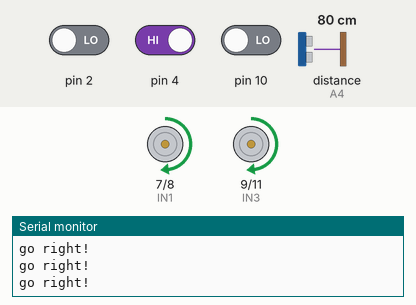
Recording of a sketch running on a simulated Arduino Uno, built with avr-gcc and run on an emulated ATmega328P. Shown: motor-driver pin pairs drawn as motors (green arrow = first pin HIGH = forward, orange = second pin HIGH = backward, longer = more drive, scaled by the enable pin), the last lines printed to the serial monitor. The test bench sets the inputs (shaded band); at power-on: distance to the obstacle (sensor on A4) 80 cm, pin 4 HIGH, pin 10 LOW, pin 2 LOW. The echo pulse lasts 58.3 µs per cm.

Above: at 1.2 s.
1.3 s: distance to the obstacle (sensor on A4) set to 18 cm
2.8 s: distance to the obstacle (sensor on A4) set to 14 cm
At 3.2 s:
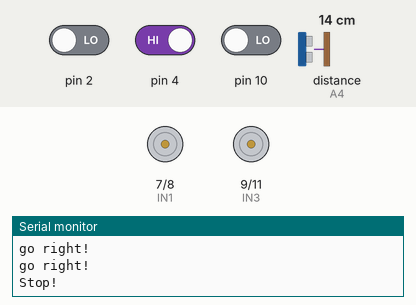
At 5.0 s:
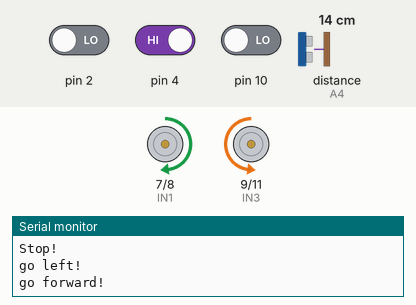
5.8 s: pin 4 driven LOW
7.4 s: pin 4 driven HIGH
At 8.5 s:
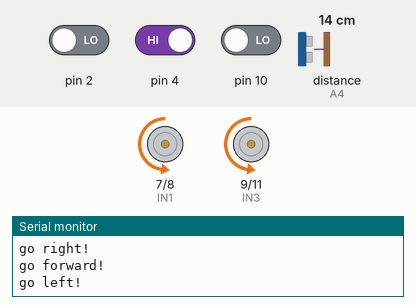
10.4 s: pin 4 driven LOW and pin 10 driven HIGH
13.4 s: pin 4 driven HIGH
Timing chart, 0 to 17.4 s (numbered marks = the images above; inputs shaded):
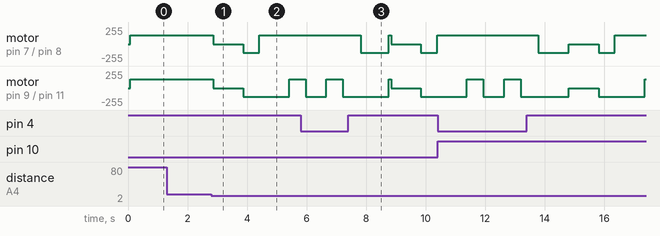

Measured:
- the behaviour switches between 16 and 15 cm on distance to the obstacle (sensor on A4) (found by bisection; images 0 and 1)
- after the input at 2.8 s, motor on pin 7 (IN1) / pin 8 (IN2): forward 130/255 → stopped after 0.06 s, → backward 130/255 1.0 s later, → forward 130/255 0.55 s later; motor on pin 9 (IN3) / pin 11 (IN4): forward 130/255 → stopped after 0.06 s, → backward 130/255 1.0 s later, → forward 130/255 1.6 s later

The sketch:

RobotCarMovment.ino
```cpp
#include<NewPing.h>

#define LT_R !digitalRead(10)
#define LT_M !digitalRead(4)
#define LT_L !digitalRead(2)

#define ENB 5
#define IN1 7
#define IN2 8
#define IN3 9
#define IN4 11
#define ENA 6

#define trigPin A5
#define echoPin A4

#define maxdistance 100
#define carSpeed 130


NewPing sonar(trigPin, echoPin, maxdistance);

void forward() {
  analogWrite(ENA, carSpeed);
  analogWrite(ENB, carSpeed);
  digitalWrite(IN1, HIGH);
  digitalWrite(IN2, LOW);
  digitalWrite(IN3, LOW);
  digitalWrite(IN4, HIGH);
  Serial.println("go forward!");
}

void back() {
  analogWrite(ENA, carSpeed);
  analogWrite(ENB, carSpeed);
  digitalWrite(IN1, LOW);
  digitalWrite(IN2, HIGH);
  digitalWrite(IN3, HIGH);
  digitalWrite(IN4, LOW);
  Serial.println("go back!");
}

void left() {
  analogWrite(ENA, carSpeed);
  analogWrite(ENB, carSpeed);
  digitalWrite(IN1, LOW);
  digitalWrite(IN2, HIGH);
  digitalWrite(IN3, LOW);
  digitalWrite(IN4, HIGH);
  Serial.println("go left!");
}

void right() {
  analogWrite(ENA, carSpeed);
  analogWrite(ENB, carSpeed);
  digitalWrite(IN1, HIGH);
  digitalWrite(IN2, LOW);
  digitalWrite(IN3, HIGH);
  digitalWrite(IN4, LOW);
  Serial.println("go right!");
}

void stop() {
  analogWrite(ENA, 0);
  analogWrite(ENB, 0);
  Serial.println("Stop!");
}

void setup() {
  Serial.begin(9600);
  pinMode(2, INPUT);
  pinMode(4, INPUT);
  pinMode(10, INPUT);
  pinMode(ENA, OUTPUT);
  pinMode(ENB, OUTPUT);
  pinMode(IN1, OUTPUT);
  pinMode(IN2, OUTPUT);
  pinMode(IN3, OUTPUT);
  pinMode(IN4, OUTPUT);
}

void loop() {
   delay(70);
   int distance = sonar.ping_cm();
   if (distance == 0) {
    distance = 30;
   }
   if(distance <=15) {
    stop();
    delay(1000);
    left();
    delay(550);
    forward();
    delay(1000);
    right();
    delay(550);
    forward();
    delay(700);
    right();
    delay(550);
    forward();
    delay(600);
    left();
    delay(950);
    }
  if (LT_M) {
    forward();
  } else if (LT_R) {
    right();
  } else if (LT_L) {
    left();
  } else {
    stop();
    if (LT_M == 0 && LT_R == 0 && LT_L == 0) {
      delay(7500);
      forward();
    }
    if (LT_M == 1 && LT_R == 0 && LT_L == 0){
      forward();
    }

  }
}
```
